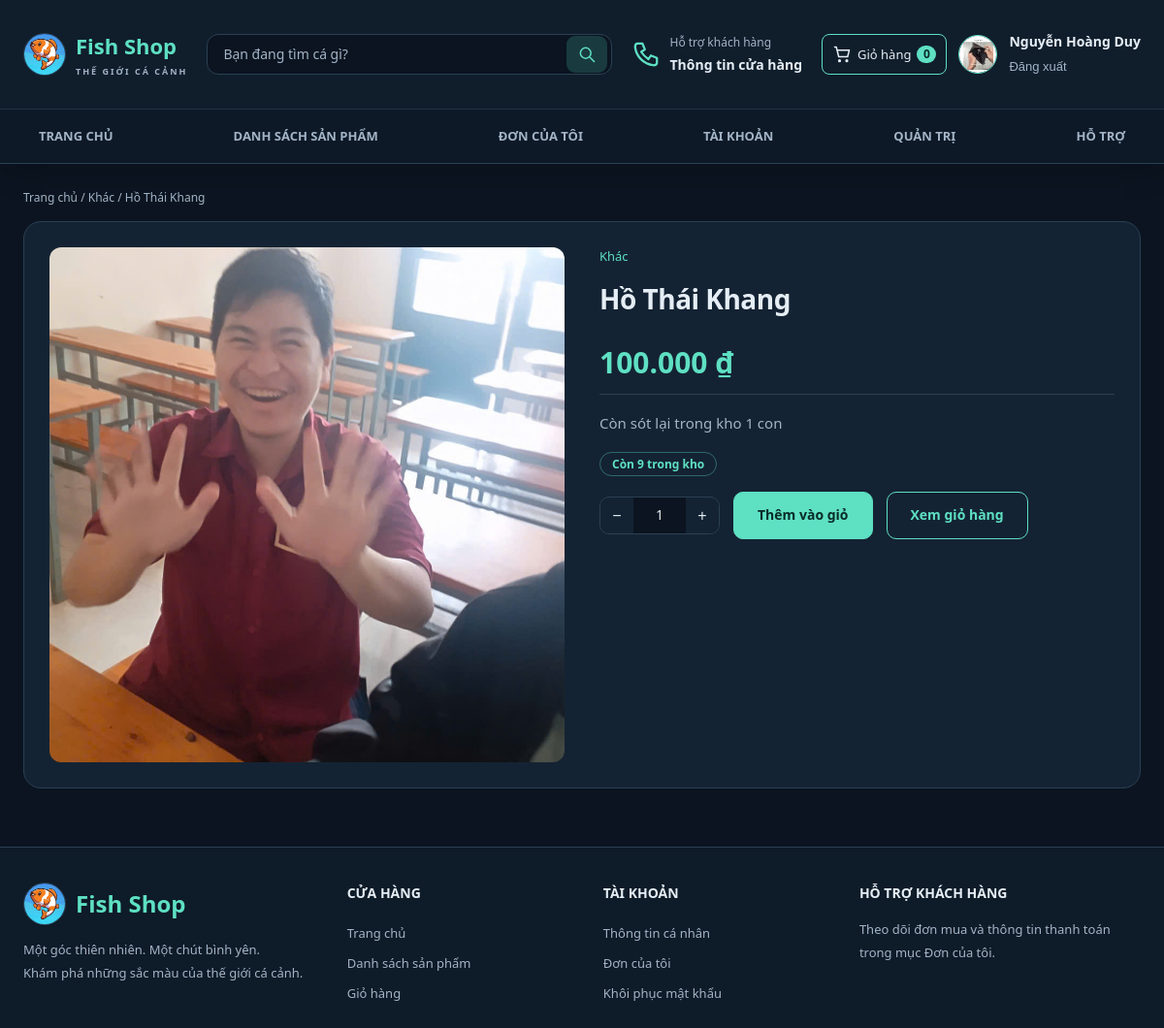
The page /product_detail.php?id=1 (signed in) on the database its author committed.
### tables this page shows
CREATE TABLE `users` (
  `id` int(10) UNSIGNED NOT NULL,
  `username` varchar(50) NOT NULL,
  `password` varchar(255) NOT NULL COMMENT 'Chuỗi băm từ password_hash()',
  `fullname` varchar(100) NOT NULL,
  `email` varchar(254) DEFAULT NULL,
  `security_question` varchar(40) DEFAULT NULL,
  `security_answer_hash` varchar(255) DEFAULT NULL,
  `phone` varchar(20) NOT NULL,
  `address` varchar(255) NOT NULL DEFAULT '',
  `avatar` varchar(255) DEFAULT NULL,
  `role` enum('customer','admin') NOT NULL DEFAULT 'customer',
  `account_status` enum('active','locked') NOT NULL DEFAULT 'active',
  `locked_reason` varchar(64) DEFAULT NULL,
  `locked_note` text DEFAULT NULL,
  `locked_at` datetime DEFAULT NULL,
  `locked_by_admin_id` int(10) UNSIGNED DEFAULT NULL,
  `created_at` timestamp NOT NULL DEFAULT current_timestamp()
);

CREATE TABLE `products` (
  `id` int(10) UNSIGNED NOT NULL,
  `name` varchar(150) NOT NULL,
  `price` decimal(12,0) NOT NULL,
  `image` varchar(255) DEFAULT NULL,
  `description` text DEFAULT NULL,
  `category_id` int(10) UNSIGNED NOT NULL,
  `stock` int(10) UNSIGNED NOT NULL DEFAULT 0,
  `status` enum('active','inactive') NOT NULL DEFAULT 'active',
  `created_at` timestamp NOT NULL DEFAULT current_timestamp(),
  `updated_at` timestamp NOT NULL DEFAULT current_timestamp() ON UPDATE current_timestamp()
);

CREATE TABLE `categories` (
  `id` int(10) UNSIGNED NOT NULL,
  `name` varchar(100) NOT NULL,
  `description` text DEFAULT NULL,
  `status` enum('active','inactive') NOT NULL DEFAULT 'active'
);

### includes/functions.php (called while the page is built, shortened)
<?php
function e($s): string { return htmlspecialchars((string)$s, ENT_QUOTES, 'UTF-8'); }
function money($v): string { return number_format((float)$v, 0, ',', '.') . ' ₫'; }
function url(string $path = ''): string { return BASE_URL . ltrim($path, '/'); }
function file_url(?string $rel, string $fallback = 'assets/images/no-image.svg'): string {
    $rel = (string)$rel;
    if ($rel !== '' && strpos($rel, '..') === false && is_file(__DIR__ . '/../' . $rel)) return url($rel);
    return url($fallback);
}
function cart_count(int $userId): int {
    $st = db()->prepare('SELECT COALESCE(SUM(ci.quantity),0) FROM cart c JOIN cart_items ci ON ci.cart_id = c.id WHERE c.user_id = ?');
    $st->execute([$userId]);
    return (int)$st->fetchColumn();
}

### config/database.php (called while the page is built, shortened)
<?php
function db(): PDO
{
    static $pdo = null;
    if ($pdo === null) {
        try {
            $pdo = new PDO(
                'mysql:host=' . DB_HOST . ';dbname=' . DB_NAME . ';charset=utf8mb4',
                DB_USER,
                DB_PASS,
                [
                    PDO::ATTR_ERRMODE => PDO::ERRMODE_EXCEPTION,
                    PDO::ATTR_DEFAULT_FETCH_MODE => PDO::FETCH_ASSOC,
                    PDO::ATTR_EMULATE_PREPARES => false,
                ]
            );
        } catch (PDOException $e) {
            http_response_code(500);
            exit('Không kết nối được MySQL. Hãy bật MySQL trong XAMPP, nhập file database/WebBanCa.sql và kiểm tra config/database.php.');
        }
    }
    return $pdo;
}

### includes/auth.php (called while the page is built, shortened)
<?php
require_once __DIR__ . '/../config/database.php';
require_once __DIR__ . '/functions.php';
function current_user(): ?array {
    static $user = false;
    if ($user === false) {
        $user = null;
        if (!empty($_SESSION['user_id'])) {
            $st = db()->prepare(
                'SELECT id, username, fullname, phone, address, avatar, role, account_status FROM users WHERE id = ?'
            );
            $st->execute([(int)$_SESSION['user_id']]);
            $user = $st->fetch() ?: null;
        }
    }
    return $user;
}
function requireLogin(): array {
    $u = current_user();
    return $u;
}

### product_detail.php (the view, shortened to what this page needs)
<?php
require_once __DIR__ . '/includes/auth.php';
requireLogin();
$id = (int)($_GET['id'] ?? 0);
$st = db()->prepare("SELECT p.*, c.name AS category_name FROM products p JOIN categories c ON c.id = p.category_id
                     WHERE p.id = ? AND p.status = 'active' AND c.status = 'active'");
$st->execute([$id]);
$p = $st->fetch();
$out = (int)$p['stock'] <= 0;
include __DIR__ . '/includes/header.php';
?>
<p class="crumb"><a href="<?= url('index.php') ?>">Trang chủ</a> / <a href="<?= url('index.php?cat=' . (int)$p['category_id']) ?>"><?= e($p['category_name']) ?></a> / <?= e($p['name']) ?></p>
<section class="detail">
  <div class="big"><img src="<?= e(file_url($p['image'])) ?>" alt="<?= e($p['name']) ?>"></div>
  <div class="info">
    <span class="cat" style="color:var(--teal);font-size:13px"><?= e($p['category_name']) ?></span>
    <h1><?= e($p['name']) ?></h1>
    <div class="price"><?= money($p['price']) ?></div>
    <p class="desc"><?= $p['description'] !== null && trim($p['description']) !== '' ? e($p['description']) : 'Chưa có mô tả cho sản phẩm này.' ?></p>
    <p><?= $out ? '<span class="tag cancelled">Hết hàng</span>' : '<span class="tag active">Còn ' . (int)$p['stock'] . ' trong kho</span>' ?></p>
    <form class="js-add-cart buy-row" action="<?= url('actions/add_to_cart.php') ?>" method="post">
      <div class="qty">
        <button type="button" data-step="-1" aria-label="Giảm">−</button>
        <input type="number" name="quantity" value="1" min="1" max="<?= max(1, (int)$p['stock']) ?>" aria-label="Số lượng" <?= $out ? 'disabled' : '' ?>>
        <button type="button" data-step="1" aria-label="Tăng">+</button>
      </div>
      <button class="btn" type="submit" <?= $out ? 'disabled' : '' ?>>Thêm vào giỏ</button>
      <a class="btn ghost" href="<?= url('cart.php') ?>">Xem giỏ hàng</a>
    </form>
  </div>
</section>
<?php include __DIR__ . '/includes/footer.php'; ?>

### includes/navbar.php (shortened to what this page needs)
<?php
$u = current_user();
$searchText = $_GET['q'] ?? '';
$currentPage = basename($_SERVER['SCRIPT_NAME']);
?>
<header class="top">
  <div class="wrap bar">
    <a class="logo" href="<?= url('index.php') ?>"><img class="brand-avatar" src="<?= url('assets/images/fish-shop-logo.jpg') ?>" alt="" width="44" height="44"><span>Fish Shop<small>THẾ GIỚI CÁ CẢNH</small></span></a>
    <form class="header-search" action="<?= url('index.php') ?>" method="get" role="search">
      <input class="search" type="search" name="q" value="<?= e($searchText) ?>" placeholder="Bạn đang tìm cá gì?" aria-label="Tìm sản phẩm">
      <button type="submit" aria-label="Tìm kiếm"><svg viewBox="0 0 24 24" aria-hidden="true"><circle cx="10.5" cy="10.5" r="6.5"/><path d="m16 16 5 5"/></svg></button>
    </form>
    <a class="header-support" href="#ho-tro"><svg viewBox="0 0 24 24" aria-hidden="true"><path d="M5 3h4l2 5-3 2c2 3 3 4 6 6l2-3 5 2v4c0 2-2 2-3 2C10 20 4 14 3 6c0-1 0-3 2-3Z"/></svg><span>Hỗ trợ khách hàng<strong>Thông tin cửa hàng</strong></span></a>
    <div class="header-actions">
      <a class="header-action" data-nav="cart" href="<?= url('cart.php') ?>"><svg viewBox="0 0 24 24" aria-hidden="true"><path d="M3 3h2l3 12h11l2-8H6"/><circle cx="9" cy="20" r="1"/><circle cx="18" cy="20" r="1"/></svg><span>Giỏ hàng</span><b id="cart-badge" class="badge-n"><?= $u ? cart_count((int)$u['id']) : 0 ?></b></a>
      <?php if ($u): ?>
        <a class="account-avatar" href="<?= url('profile.php') ?>" aria-label="Thông tin tài khoản">
          <img src="<?= e(file_url($u['avatar'] ?? null, 'assets/images/avatar-default.svg')) ?>" alt="Ảnh đại diện của <?= e($u['fullname']) ?>" width="40" height="40">
        </a>
      <?php endif; ?>
      <div class="account-links">
      <?php if ($u): ?>
        <a href="<?= url('profile.php') ?>"><?= e($u['fullname']) ?></a>
        <form action="<?= url('logout.php') ?>" method="post"><?= csrf_field() ?><button class="link-btn" type="submit">Đăng xuất</button></form>
      <?php else: ?>
        <a href="<?= url('login.php') ?>">Đăng nhập</a><a href="<?= url('register.php') ?>">Đăng ký tài khoản</a>
      <?php endif; ?>
      </div>
    </div>
  </div>
  <div class="navigation"><div class="wrap">
    <nav id="nav-main" class="main-nav" aria-label="Điều hướng chính">
      <a class="<?= $currentPage === 'index.php' ? 'on' : '' ?>" href="<?= url('index.php') ?>">Trang chủ</a>
      <a href="<?= url('index.php#san-pham') ?>">Danh sách sản phẩm</a>
      <a class="<?= $currentPage === 'purchase_history.php' ? 'on' : '' ?>" href="<?= url('purchase_history.php') ?>">Đơn của tôi</a>
      <a class="<?= $currentPage === 'profile.php' ? 'on' : '' ?>" href="<?= url('profile.php') ?>">Tài khoản</a>
      <?php if ($u && $u['role'] === 'admin'): ?><a href="<?= url('admin/index.php') ?>">Quản trị</a><?php endif; ?>
      <a href="#ho-tro">Hỗ trợ</a>
    </nav>
  </div></div>
</header>

### assets/css/style.css (style rules this page uses)
:root { --bg:#0b1420; --card:#101c2b; --line:#1f3347; --ink:#e8f1f5; --mute:#8fa3b3; --teal:#5ee0c3; --r:14px; --danger:#ff8b91; --warn:#ffc857; --pink:#ff7496; }
* { box-sizing:border-box; margin:0; padding:0; }
html { scroll-behavior:smooth; }
body { background:var(--bg); color:var(--ink); font-family:"Segoe UI",Roboto,Arial,sans-serif; font-size:15px; line-height:1.6; min-height:100vh; display:flex; flex-direction:column; }
img { max-width:100%; display:block; }
a { color:inherit; text-decoration:none; }
h1,h2,h3 { line-height:1.3; }
.wrap { width:100%; max-width:1160px; margin:0 auto; padding:0 20px; }
.bar { display:flex; align-items:center; gap:20px; min-height:64px; }
.badge-n { min-width:20px; padding:0 6px; border-radius:20px; background:var(--teal); color:#092c28; font-size:12px; font-weight:700; text-align:center; }
.btn { display:inline-flex; align-items:center; justify-content:center; gap:6px; padding:11px 20px; border:1px solid var(--teal); border-radius:10px; background:var(--teal); color:#092c28; font:inherit; font-size:14px; font-weight:600; cursor:pointer; transition:transform .15s, background .15s, color .15s; }
.btn.ghost { background:transparent; color:var(--teal); }
.in, input[type=text], input[type=email], input[type=password], input[type=search], input[type=number], input[type=file], select, textarea { background:var(--card); color:var(--ink); border:1px solid var(--line); border-radius:8px; padding:10px 12px; font:inherit; font-size:14px; max-width:100%; }
input::placeholder, textarea::placeholder { color:#5d7385; }
.crumb { font-size:12px; color:var(--mute); margin:26px 0 16px; }
.detail { display:grid; grid-template-columns:1fr 1fr; gap:36px; padding:26px; background:var(--card); border:1px solid var(--line); border-radius:18px; align-items:start; }
.detail .big { aspect-ratio:1; border-radius:12px; overflow:hidden; background:var(--bg); }
.detail .big img { width:100%; height:100%; object-fit:cover; }
.detail .info { display:flex; flex-direction:column; gap:16px; }
.detail h1 { font-size:28px; letter-spacing:-.5px; }
.detail .price { font-size:30px; font-weight:700; color:var(--teal); padding:10px 0; border-bottom:1px solid var(--line); }
.detail .desc { color:var(--mute); line-height:1.8; white-space:pre-line; }
.qty { display:inline-flex; align-items:center; border:1px solid var(--line); border-radius:10px; overflow:hidden; }
.qty button { width:34px; height:36px; background:var(--card); border:0; color:var(--ink); font-size:16px; cursor:pointer; }
.qty input { width:54px; text-align:center; border:0; border-radius:0; background:var(--bg); padding:8px 4px; -moz-appearance:textfield; }
.buy-row { display:flex; flex-wrap:wrap; align-items:center; gap:14px; }
.link-btn { background:none; border:0; color:var(--mute); cursor:pointer; font-size:13px; }
.tag { display:inline-block; padding:3px 12px; border-radius:20px; font-size:12px; font-weight:600; border:1px solid var(--line); color:var(--mute); white-space:nowrap; }
.tag.completed, .tag.paid, .tag.active { color:var(--teal); border-color:#5ee0c360; }

### rows shown on the page
users: avatar (picture), fullname "Nguyễn Hoàng Duy"
products: category.name "Khác", name "Hồ Thái Khang", image (picture), price "100.000 ₫", description "Còn sót lại trong kho 1 con", stock "9", quantity "1"

### other values the page prints
cart_count((int)$u['id']) "0"
